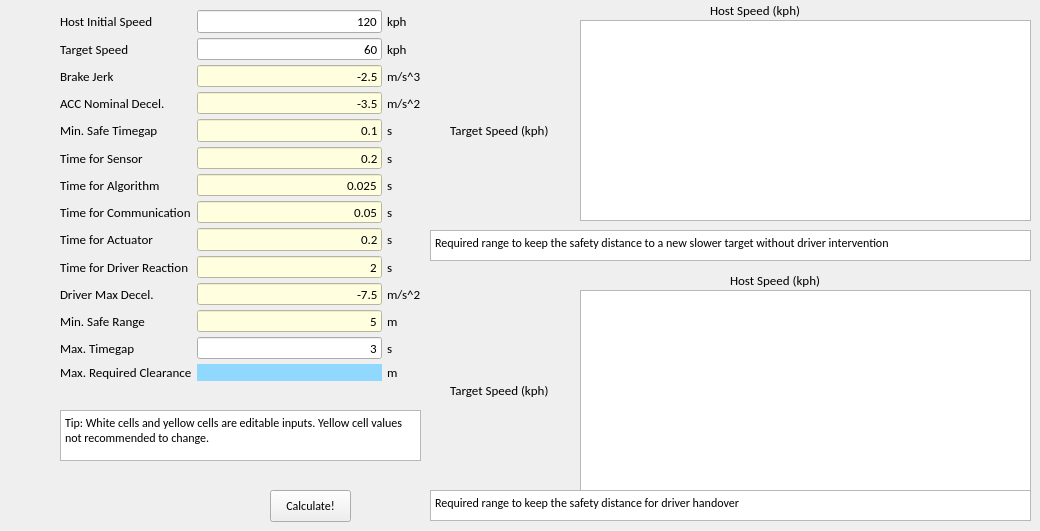
      <widget class="QWidget" name="tab_21">
       <attribute name="title">
        <string>Sensor Range</string>
       </attribute>
       <widget class="QWidget" name="gridLayoutWidget_20">
        <property name="geometry">
         <rect>
          <x>60</x>
          <y>10</y>
          <width>361</width>
          <height>371</height>
         </rect>
        </property>
        <layout class="QGridLayout" name="gridLayout_20" rowstretch="1,1,1,1,1,1,1,1,1,1,1,1,1,0">
         <property name="bottomMargin">
          <number>0</number>
         </property>
         <property name="spacing">
          <number>5</number>
         </property>
         <item row="10" column="0">
          <widget class="QLabel" name="label_81">
           <property name="font">
            <font>
             <family>Calibri</family>
             <pointsize>10</pointsize>
             <bold>false</bold>
            </font>
           </property>
           <property name="text">
            <string>Driver Max Decel.</string>
           </property>
          </widget>
         </item>
         <item row="2" column="2">
          <widget class="QLabel" name="label_69">
           <property name="font">
            <font>
             <family>Calibri</family>
             <pointsize>10</pointsize>
             <bold>false</bold>
            </font>
           </property>
           <property name="text">
            <string>m/s^3</string>
           </property>
          </widget>
         </item>
         <item row="1" column="0">
          <widget class="QLabel" name="label_72">
           <property name="font">
            <font>
             <family>Calibri</family>
             <pointsize>10</pointsize>
             <bold>false</bold>
            </font>
           </property>
           <property name="text">
            <string>Target Speed</string>
           </property>
          </widget>
         </item>
         <item row="11" column="0">
          <widget class="QLabel" name="label_82">
           <property name="font">
            <font>
             <family>Calibri</family>
             <pointsize>10</pointsize>
             <bold>false</bold>
            </font>
           </property>
           <property name="text">
            <string>Min. Safe Range</string>
           </property>
          </widget>
         </item>
         <item row="2" column="0">
          <widget class="QLabel" name="label_68">
           <property name="font">
            <font>
             <family>Calibri</family>
             <pointsize>10</pointsize>
             <bold>false</bold>
            </font>
           </property>
           <property name="text">
            <string>Brake Jerk</string>
           </property>
          </widget>
         </item>
         <item row="3" column="0">
          <widget class="QLabel" name="label_70">
           <property name="font">
            <font>
             <family>Calibri</family>
             <pointsize>10</pointsize>
             <bold>false</bold>
            </font>
           </property>
           <property name="text">
            <string>ACC Nominal Decel.</string>
           </property>
          </widget>
         </item>
         <item row="4" column="0">
          <widget class="QLabel" name="label_75">
           <property name="font">
            <font>
             <family>Calibri</family>
             <pointsize>10</pointsize>
             <bold>false</bold>
            </font>
           </property>
           <property name="text">
            <string>Min. Safe Timegap</string>
           </property>
          </widget>
         </item>
         <item row="5" column="0">
          <widget class="QLabel" name="label_76">
           <property name="font">
            <font>
             <family>Calibri</family>
             <pointsize>10</pointsize>
             <bold>false</bold>
            </font>
           </property>
           <property name="text">
            <string>Time for Sensor</string>
           </property>
          </widget>
         </item>
         <item row="1" column="1">
          <widget class="QLineEdit" name="input_sensor_v2">
           <property name="font">
            <font>
             <family>Calibri</family>
             <pointsize>10</pointsize>
             <bold>false</bold>
            </font>
           </property>
           <property name="text">
            <string>60</string>
           </property>
           <property name="alignment">
            <set>Qt::AlignRight|Qt::AlignTrailing|Qt::AlignVCenter</set>
           </property>
           <property name="dragEnabled">
            <bool>true</bool>
           </property>
           <property name="placeholderText">
            <string>Input</string>
           </property>
          </widget>
         </item>
         <item row="6" column="0">
          <widget class="QLabel" name="label_77">
           <property name="font">
            <font>
             <family>Calibri</family>
             <pointsize>10</pointsize>
             <bold>false</bold>
            </font>
           </property>
           <property name="text">
            <string>Time for Algorithm</string>
           </property>
          </widget>
         </item>
         <item row="7" column="0">
          <widget class="QLabel" name="label_78">
           <property name="font">
            <font>
             <family>Calibri</family>
             <pointsize>10</pointsize>
             <bold>false</bold>
            </font>
           </property>
           <property name="text">
            <string>Time for Communication</string>
           </property>
          </widget>
         </item>
         <item row="0" column="1">
          <widget class="QLineEdit" name="input_sensor_v1">
           <property name="font">
            <font>
             <family>Calibri</family>
             <pointsize>10</pointsize>
             <bold>false</bold>
            </font>
           </property>
           <property name="text">
            <string>120</string>
           </property>
           <property name="alignment">
            <set>Qt::AlignRight|Qt::AlignTrailing|Qt::AlignVCenter</set>
           </property>
           <property name="dragEnabled">
            <bool>true</bool>
           </property>
           <property name="placeholderText">
            <string>Input</string>
           </property>
          </widget>
         </item>
         <item row="3" column="2">
          <widget class="QLabel" name="label_71">
           <property name="font">
            <font>
             <family>Calibri</family>
             <pointsize>10</pointsize>
             <bold>false</bold>
            </font>
           </property>
           <property name="text">
            <string>m/s^2</string>
           </property>
          </widget>
         </item>
         <item row="0" column="0">
          <widget class="QLabel" name="label_73">
           <property name="font">
            <font>
             <family>Calibri</family>
             <pointsize>10</pointsize>
             <bold>false</bold>
            </font>
           </property>
           <property name="text">
            <string>Host Initial Speed</string>
           </property>
          </widget>
         </item>
         <item row="13" column="0">
          <widget class="QLabel" name="label_84">
           <property name="font">
            <font>
             <family>Calibri</family>
             <pointsize>10</pointsize>
             <bold>false</bold>
            </font>
           </property>
           <property name="text">
            <string>Max. Required Clearance</string>
           </property>
          </widget>
         </item>
         <item row="8" column="0">
          <widget class="QLabel" name="label_79">
           <property name="font">
            <font>
             <family>Calibri</family>
             <pointsize>10</pointsize>
             <bold>false</bold>
            </font>
           </property>
           <property name="text">
            <string>Time for Actuator</string>
           </property>
          </widget>
         </item>
         <item row="12" column="0">
          <widget class="QLabel" name="label_83">
           <property name="font">
            <font>
             <family>Calibri</family>
             <pointsize>10</pointsize>
             <bold>false</bold>
            </font>
           </property>
           <property name="text">
            <string>Max. Timegap</string>
           </property>
          </widget>
         </item>
         <item row="9" column="0">
          <widget class="QLabel" name="label_80">
           <property name="font">
            <font>
             <family>Calibri</family>
             <pointsize>10</pointsize>
             <bold>false</bold>
            </font>
           </property>
           <property name="text">
            <string>Time for Driver Reaction</string>
           </property>
          </widget>
         </item>
         <item row="13" column="1">
          <widget class="QLabel" name="output_sensor_clearance">
           <property name="font">
            <font>
             <family>Calibri</family>
             <pointsize>10</pointsize>
             <bold>false</bold>
            </font>
           </property>
           <property name="styleSheet">
            <string notr="true">QLabel{background-color: rgb(145, 216, 255)}</string>
           </property>
           <property name="text">
            <string/>
           </property>
           <property name="alignment">
            <set>Qt::AlignRight|Qt::AlignTrailing|Qt::AlignVCenter</set>
           </property>
          </widget>
         </item>
         <item row="12" column="1">
          <widget class="QLineEdit" name="input_sensor_maxtg">
           <property name="font">
            <font>
             <family>Calibri</family>
             <pointsize>10</pointsize>
             <bold>false</bold>
            </font>
           </property>
           <property name="text">
            <string>3</string>
           </property>
           <property name="alignment">
            <set>Qt::AlignRight|Qt::AlignTrailing|Qt::AlignVCenter</set>
           </property>
           <property name="dragEnabled">
            <bool>true</bool>
           </property>
           <property name="placeholderText">
            <string>Input</string>
           </property>
          </widget>
         </item>
         <item row="4" column="2">
          <widget class="QLabel" name="label_74">
           <property name="font">
            <font>
             <family>Calibri</family>
             <pointsize>10</pointsize>
             <bold>false</bold>
            </font>
           </property>
           <property name="text">
            <string>s</string>
           </property>
          </widget>
         </item>
         <item row="5" column="2">
          <widget class="QLabel" name="label_85">
           <property name="font">
            <font>
             <family>Calibri</family>
             <pointsize>10</pointsize>
             <bold>false</bold>
            </font>
           </property>
           <property name="text">
            <string>s</string>
           </property>
          </widget>
         </item>
         <item row="6" column="2">
          <widget class="QLabel" name="label_86">
           <property name="font">
            <font>
             <family>Calibri</family>
             <pointsize>10</pointsize>
             <bold>false</bold>
            </font>
           </property>
           <property name="text">
            <string>s</string>
           </property>
          </widget>
         </item>
         <item row="7" column="2">
          <widget class="QLabel" name="label_87">
           <property name="font">
            <font>
             <family>Calibri</family>
             <pointsize>10</pointsize>
             <bold>false</bold>
            </font>
           </property>
           <property name="text">
            <string>s</string>
           </property>
          </widget>
         </item>
         <item row="8" column="2">
          <widget class="QLabel" name="label_88">
           <property name="font">
            <font>
             <family>Calibri</family>
             <pointsize>10</pointsize>
             <bold>false</bold>
            </font>
           </property>
           <property name="text">
            <string>s</string>
           </property>
          </widget>
         </item>
         <item row="9" column="2">
          <widget class="QLabel" name="label_89">
           <property name="font">
            <font>
             <family>Calibri</family>
             <pointsize>10</pointsize>
             <bold>false</bold>
            </font>
           </property>
           <property name="text">
            <string>s</string>
           </property>
          </widget>
         </item>
         <item row="10" column="2">
          <widget class="QLabel" name="label_90">
           <property name="font">
            <font>
             <family>Calibri</family>
             <pointsize>10</pointsize>
             <bold>false</bold>
            </font>
           </property>
           <property name="text">
            <string>m/s^2</string>
           </property>
          </widget>
         </item>
         <item row="11" column="2">
          <widget class="QLabel" name="label_91">
           <property name="font">
            <font>
             <family>Calibri</family>
             <pointsize>10</pointsize>
             <bold>false</bold>
            </font>
           </property>
           <property name="text">
            <string>m</string>
           </property>
          </widget>
         </item>
         <item row="12" column="2">
          <widget class="QLabel" name="label_92">
           <property name="font">
            <font>
             <family>Calibri</family>
             <pointsize>10</pointsize>
             <bold>false</bold>
            </font>
           </property>
           <property name="text">
            <string>s</string>
           </property>
          </widget>
         </item>
         <item row="13" column="2">
          <widget class="QLabel" name="label_93">
           <property name="font">
            <font>
             <family>Calibri</family>
             <pointsize>10</pointsize>
             <bold>false</bold>
            </font>
           </property>
           <property name="text">
            <string>m</string>
           </property>
          </widget>
         </item>
         <item row="2" column="1">
          <widget class="QLineEdit" name="input_sensor_jerk">
           <property name="font">
            <font>
             <family>Calibri</family>
             <pointsize>10</pointsize>
             <bold>false</bold>
            </font>
           </property>
           <property name="styleSheet">
            <string notr="true">background-color: lightyellow;</string>
           </property>
           <property name="text">
            <string>-2.5</string>
           </property>
           <property name="alignment">
            <set>Qt::AlignRight|Qt::AlignTrailing|Qt::AlignVCenter</set>
           </property>
           <property name="dragEnabled">
            <bool>true</bool>
           </property>
           <property name="placeholderText">
            <string>Input</string>
           </property>
          </widget>
         </item>
         <item row="3" column="1">
          <widget class="QLineEdit" name="input_sensor_accdecel">
           <property name="font">
            <font>
             <family>Calibri</family>
             <pointsize>10</pointsize>
             <bold>false</bold>
            </font>
           </property>
           <property name="styleSheet">
            <string notr="true">background-color: lightyellow;</string>
           </property>
           <property name="text">
            <string>-3.5</string>
           </property>
           <property name="alignment">
            <set>Qt::AlignRight|Qt::AlignTrailing|Qt::AlignVCenter</set>
           </property>
           <property name="dragEnabled">
            <bool>true</bool>
           </property>
           <property name="placeholderText">
            <string>Input</string>
           </property>
          </widget>
         </item>
         <item row="4" column="1">
          <widget class="QLineEdit" name="input_sensor_mintg">
           <property name="font">
            <font>
             <family>Calibri</family>
             <pointsize>10</pointsize>
             <bold>false</bold>
            </font>
           </property>
           <property name="styleSheet">
            <string notr="true">background-color: lightyellow;</string>
           </property>
           <property name="text">
            <string>0.1</string>
           </property>
           <property name="alignment">
            <set>Qt::AlignRight|Qt::AlignTrailing|Qt::AlignVCenter</set>
           </property>
           <property name="dragEnabled">
            <bool>true</bool>
           </property>
           <property name="placeholderText">
            <string>Input</string>
           </property>
          </widget>
         </item>
         <item row="5" column="1">
          <widget class="QLineEdit" name="input_sensor_tsensor">
           <property name="font">
            <font>
             <family>Calibri</family>
             <pointsize>10</pointsize>
             <bold>false</bold>
            </font>
           </property>
           <property name="styleSheet">
            <string notr="true">background-color: lightyellow;</string>
           </property>
           <property name="text">
            <string>0.2</string>
           </property>
           <property name="alignment">
            <set>Qt::AlignRight|Qt::AlignTrailing|Qt::AlignVCenter</set>
           </property>
           <property name="dragEnabled">
            <bool>true</bool>
           </property>
           <property name="placeholderText">
            <string>Input</string>
           </property>
          </widget>
         </item>
         <item row="6" column="1">
          <widget class="QLineEdit" name="input_sensor_talgo">
           <property name="font">
            <font>
             <family>Calibri</family>
             <pointsize>10</pointsize>
             <bold>false</bold>
            </font>
           </property>
           <property name="styleSheet">
            <string notr="true">background-color: lightyellow;</string>
           </property>
           <property name="text">
            <string>0.025</string>
           </property>
           <property name="alignment">
            <set>Qt::AlignRight|Qt::AlignTrailing|Qt::AlignVCenter</set>
           </property>
           <property name="dragEnabled">
            <bool>true</bool>
           </property>
           <property name="placeholderText">
            <string>Input</string>
           </property>
          </widget>
         </item>
         <item row="7" column="1">
          <widget class="QLineEdit" name="input_sensor_tcomm">
           <property name="font">
            <font>
             <family>Calibri</family>
             <pointsize>10</pointsize>
             <bold>false</bold>
            </font>
           </property>
           <property name="styleSheet">
            <string notr="true">background-color: lightyellow;</string>
           </property>
           <property name="text">
            <string>0.05</string>
           </property>
           <property name="alignment">
            <set>Qt::AlignRight|Qt::AlignTrailing|Qt::AlignVCenter</set>
           </property>
           <property name="dragEnabled">
            <bool>true</bool>
           </property>
           <property name="placeholderText">
            <string>Input</string>
           </property>
          </widget>
         </item>
         <item row="8" column="1">
          <widget class="QLineEdit" name="input_sensor_tactu">
           <property name="font">
            <font>
             <family>Calibri</family>
             <pointsize>10</pointsize>
             <bold>false</bold>
            </font>
           </property>
           <property name="styleSheet">
            <string notr="true">background-color: lightyellow;</string>
           </property>
           <property name="text">
            <string>0.2</string>
           </property>
           <property name="alignment">
            <set>Qt::AlignRight|Qt::AlignTrailing|Qt::AlignVCenter</set>
           </property>
           <property name="dragEnabled">
            <bool>true</bool>
           </property>
           <property name="placeholderText">
            <string>Input</string>
           </property>
          </widget>
         </item>
         <item row="9" column="1">
          <widget class="QLineEdit" name="input_sensor_treact">
           <property name="font">
            <font>
             <family>Calibri</family>
             <pointsize>10</pointsize>
             <bold>false</bold>
            </font>
           </property>
           <property name="styleSheet">
            <string notr="true">background-color: lightyellow;</string>
           </property>
           <property name="text">
            <string>2</string>
           </property>
           <property name="alignment">
            <set>Qt::AlignRight|Qt::AlignTrailing|Qt::AlignVCenter</set>
           </property>
           <property name="dragEnabled">
            <bool>true</bool>
           </property>
           <property name="placeholderText">
            <string>Input</string>
           </property>
          </widget>
         </item>
         <item row="10" column="1">
          <widget class="QLineEdit" name="input_sensor_maxdecel">
           <property name="font">
            <font>
             <family>Calibri</family>
             <pointsize>10</pointsize>
             <bold>false</bold>
            </font>
           </property>
           <property name="styleSheet">
            <string notr="true">background-color: lightyellow;</string>
           </property>
           <property name="text">
            <string>-7.5</string>
           </property>
           <property name="alignment">
            <set>Qt::AlignRight|Qt::AlignTrailing|Qt::AlignVCenter</set>
           </property>
           <property name="dragEnabled">
            <bool>true</bool>
           </property>
           <property name="placeholderText">
            <string>Input</string>
           </property>
          </widget>
         </item>
         <item row="11" column="1">
          <widget class="QLineEdit" name="input_sensor_minrange">
           <property name="font">
            <font>
             <family>Calibri</family>
             <pointsize>10</pointsize>
             <bold>false</bold>
            </font>
           </property>
           <property name="styleSheet">
            <string notr="true">background-color: lightyellow;</string>
           </property>
           <property name="text">
            <string>5</string>
           </property>
           <property name="alignment">
            <set>Qt::AlignRight|Qt::AlignTrailing|Qt::AlignVCenter</set>
           </property>
           <property name="dragEnabled">
            <bool>true</bool>
           </property>
           <property name="placeholderText">
            <string>Input</string>
           </property>
          </widget>
         </item>
         <item row="1" column="2">
          <widget class="QLabel" name="label_215">
           <property name="font">
            <font>
             <family>Calibri</family>
             <pointsize>10</pointsize>
             <bold>false</bold>
            </font>
           </property>
           <property name="text">
            <string>kph</string>
           </property>
          </widget>
         </item>
         <item row="0" column="2">
          <widget class="QLabel" name="label_230">
           <property name="font">
            <font>
             <family>Calibri</family>
             <pointsize>10</pointsize>
             <bold>false</bold>
            </font>
           </property>
           <property name="text">
            <string>kph</string>
           </property>
          </widget>
         </item>
        </layout>
       </widget>
       <widget class="QPushButton" name="calculate_sensor">
        <property name="geometry">
         <rect>
          <x>270</x>
          <y>490</y>
          <width>81</width>
          <height>32</height>
         </rect>
        </property>
        <property name="font">
         <font>
          <family>Calibri</family>
          <pointsize>9</pointsize>
          <bold>false</bold>
         </font>
        </property>
        <property name="text">
         <string>Calculate!</string>
        </property>
       </widget>
       <widget class="QTableView" name="tableView_sensor_1">
        <property name="geometry">
         <rect>
          <x>580</x>
          <y>20</y>
          <width>451</width>
          <height>201</height>
         </rect>
        </property>
        <property name="font">
         <font>
          <family>Calibri</family>
          <pointsize>10</pointsize>
          <bold>false</bold>
         </font>
        </property>
       </widget>
       <widget class="QTableView" name="tableView_sensor_2">
        <property name="geometry">
         <rect>
          <x>580</x>
          <y>290</y>
          <width>451</width>
          <height>201</height>
         </rect>
        </property>
        <property name="font">
         <font>
          <family>Calibri</family>
          <pointsize>10</pointsize>
          <bold>false</bold>
         </font>
        </property>
       </widget>
       <widget class="QLabel" name="label_232">
        <property name="geometry">
         <rect>
          <x>710</x>
          <y>0</y>
          <width>131</width>
          <height>21</height>
         </rect>
        </property>
        <property name="font">
         <font>
          <family>Calibri</family>
          <pointsize>10</pointsize>
          <bold>false</bold>
         </font>
        </property>
        <property name="text">
         <string>Host Speed (kph)</string>
        </property>
       </widget>
       <widget class="QLabel" name="label_233">
        <property name="geometry">
         <rect>
          <x>730</x>
          <y>270</y>
          <width>121</width>
          <height>21</height>
         </rect>
        </property>
        <property name="font">
         <font>
          <family>Calibri</family>
          <pointsize>10</pointsize>
          <bold>false</bold>
         </font>
        </property>
        <property name="text">
         <string>Host Speed (kph)</string>
        </property>
       </widget>
       <widget class="QLabel" name="label_234">
        <property name="geometry">
         <rect>
          <x>450</x>
          <y>380</y>
          <width>131</width>
          <height>21</height>
         </rect>
        </property>
        <property name="font">
         <font>
          <family>Calibri</family>
          <pointsize>10</pointsize>
          <bold>false</bold>
         </font>
        </property>
        <property name="text">
         <string>Target Speed (kph)</string>
        </property>
       </widget>
       <widget class="QLabel" name="label_235">
        <property name="geometry">
         <rect>
          <x>450</x>
          <y>120</y>
          <width>131</width>
          <height>21</height>
         </rect>
        </property>
        <property name="font">
         <font>
          <family>Calibri</family>
          <pointsize>10</pointsize>
          <bold>false</bold>
         </font>
        </property>
        <property name="text">
         <string>Target Speed (kph)</string>
        </property>
       </widget>
       <widget class="QPlainTextEdit" name="plainTextEdit_2">
        <property name="geometry">
         <rect>
          <x>430</x>
          <y>230</y>
          <width>601</width>
          <height>31</height>
         </rect>
        </property>
        <property name="font">
         <font>
          <family>Calibri</family>
          <pointsize>9</pointsize>
          <bold>false</bold>
         </font>
        </property>
        <property name="plainText">
         <string>Required range to keep the safety distance to a new slower target without driver intervention</string>
        </property>
       </widget>
       <widget class="QPlainTextEdit" name="plainTextEdit_3">
        <property name="geometry">
         <rect>
          <x>430</x>
          <y>490</y>
          <width>601</width>
          <height>31</height>
         </rect>
        </property>
        <property name="font">
         <font>
          <family>Calibri</family>
          <pointsize>9</pointsize>
          <bold>false</bold>
         </font>
        </property>
        <property name="plainText">
         <string>Required range to keep the safety distance for driver handover</string>
        </property>
       </widget>
       <widget class="QPlainTextEdit" name="plainTextEdit_4">
        <property name="geometry">
         <rect>
          <x>60</x>
          <y>410</y>
          <width>361</width>
          <height>51</height>
         </rect>
        </property>
        <property name="font">
         <font>
          <family>Calibri</family>
          <pointsize>9</pointsize>
          <bold>false</bold>
         </font>
        </property>
        <property name="plainText">
         <string>Tip: White cells and yellow cells are editable inputs. Yellow cell values not recommended to change.</string>
        </property>
       </widget>
      </widget>
